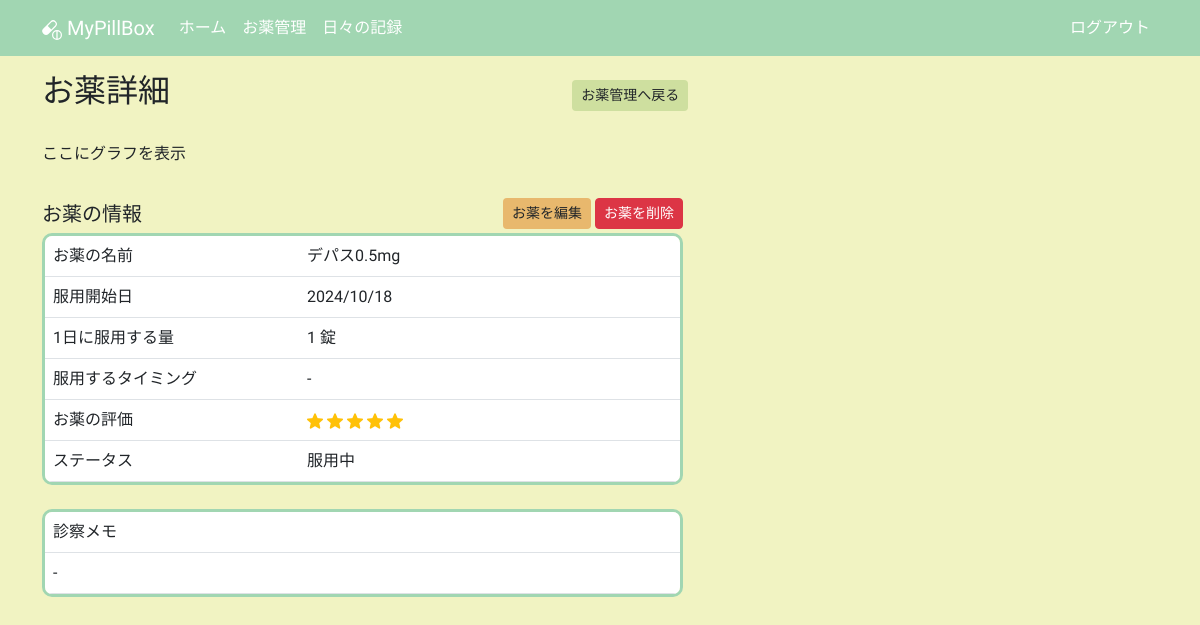
/medicine_detail/1 (signed in), run on an earlier commit of the app's database.
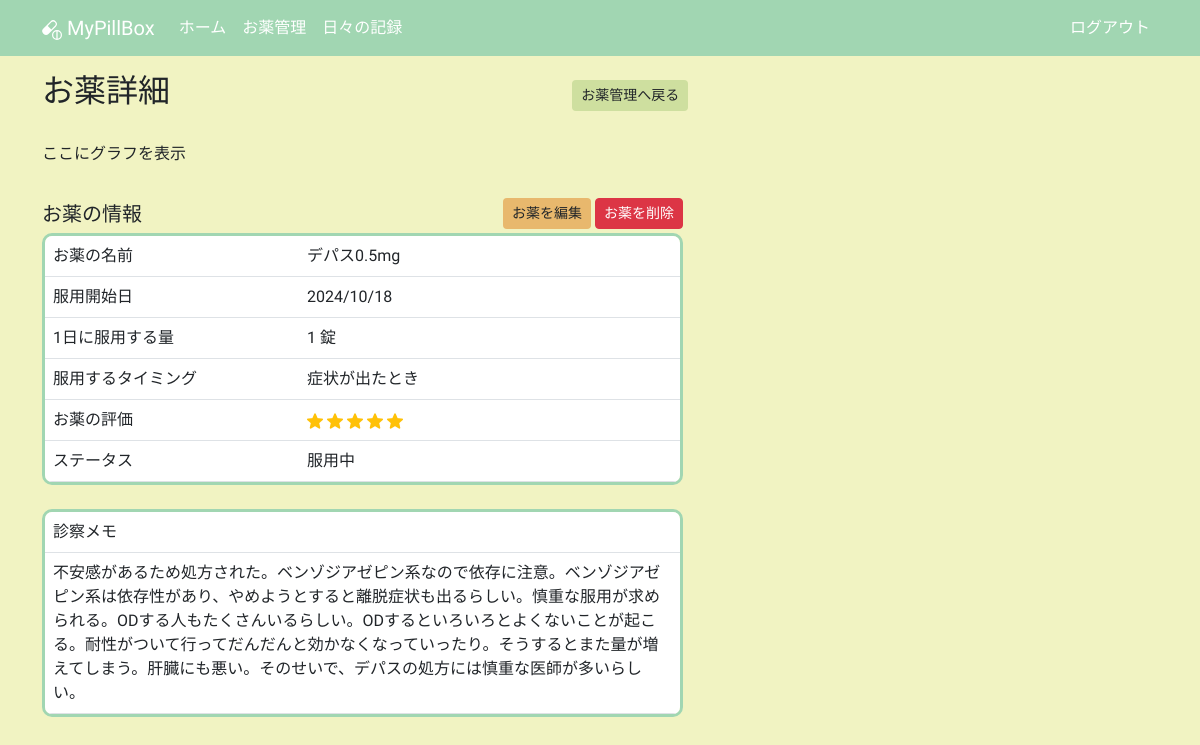
And on a later commit of the database.
### app/models.py (models this page shows, shortened)
class Medicine(db.Model):
    __tablename__ = "medicines"
    id: so.Mapped[int] = so.mapped_column(primary_key=True)
    name: so.Mapped[str] = so.mapped_column(sa.String(100))
    taking_start_date: so.Mapped[datetime.date] = so.mapped_column(sa.Date)
    dose_per_day: so.Mapped[Optional[float]]
    taking_timing: so.Mapped[Optional[str]] = so.mapped_column(sa.String(100))
    memo: so.Mapped[Optional[str]] = so.mapped_column(sa.Text)
    rating: so.Mapped[Optional[int]] = so.mapped_column(default=0)
    is_active: so.Mapped[bool] = so.mapped_column(sa.Boolean)
    taking_unit: so.Mapped[TakingUnit] = so.mapped_column(sa.Enum(TakingUnit))
    user_id: so.Mapped[int] = so.mapped_column(sa.ForeignKey(User.id))
    user: so.Mapped[User] = so.relationship(back_populates="medicines")

### app/routes.py (the view)
@app.route("/medicine_detail/<int:medicine_id>")
@login_required
def medicine_detail(medicine_id):
    title = "お薬詳細"
    medicine = db.session.get(Medicine, medicine_id)
    if medicine is None or medicine.user_id != current_user.id:
        abort(404)
    return render_template("medicine_detail.html", medicine=medicine, title=title)

### app/models.py (called while the page is built)
@login.user_loader
def load_user(id):
    return db.session.get(User, int(id))

### app/templates/medicine_detail.html (shortened to what this page needs)
{% extends "base.html" %}
{% block content %}
  <div class="col-12 col-lg-7 mb-3">
    <div class="mb-4 d-flex justify-content-between align-items-center">
      <h2>お薬詳細</h2>
      <a href="{{ url_for('medicines') }}" class="btn btn-sm btn-back">お薬管理へ戻る</a>
    </div>
  </div>
  <div class="row">
    <div class="col-12 col-lg-7 mb-3">
      <p>ここにグラフを表示</p>
    </div>
  </div>
  <div class="row">
    <div class="col-12 col-lg-7 mb-2">
      <div class="mb-1 d-flex justify-content-between align-items-center">
        <h5 class="mb-0">お薬の情報</h5>
        <div>
          <a href="{{ url_for('edit_medicine', medicine_id=medicine.id) }}"
             class="btn btn-custom btn-sm">お薬を編集</a>
          <button type="button"
                  class="btn btn-danger btn-sm"
                  data-bs-toggle="modal"
                  data-bs-target="#deletingModal">お薬を削除</button>
        </div>
      </div>
      <table class="table table-hover">
        <tr>
          <td style="width: 40%;">お薬の名前</td>
          <td style="width: 60%;">{{ medicine.name }}</td>
        </tr>
        <tr>
          <td style="width: 40%;">服用開始日</td>
          <td style="width: 60%;">{{ medicine.taking_start_date.strftime("%Y/%m/%d") }}</td>
        </tr>
        <tr>
          <td style="width: 40%;">1日に服用する量</td>
          <td style="width: 60%;">
            {% if not medicine.dose_per_day %}
              -
            {% elif (medicine.dose_per_day|string).split(".")[1] == "0" %}
              {{ medicine.dose_per_day|int }}
            {% else %}
              {{ medicine.dose_per_day }}
            {% endif %}
            {{ medicine.taking_unit.value }}
          </td>
        </tr>
        <tr>
          <td style="width: 40%;" class="sp-br-container">
            <span>服用する</span>
            <br>
            <span>タイミング</span>
          </td>
          <td style="width: 60%;">{{ medicine.taking_timing or "-" }}</td>
        </tr>
        <tr>
          <td style="width: 40%;">お薬の評価</td>
          <td style="width: 60%;">
            {% for i in range(0, medicine.rating) %}
              <img src="{{ url_for('static', filename='images/star_on.png') }}"
                   class="star-display rating-checked"
                   alt="star">
            {% endfor %}
          </td>
        </tr>
        <tr>
          <td style="width: 40%;">ステータス</td>
          <td style="width: 60%;">
            {% if medicine.is_active == True %}
              服用中
            {% else %}
              服用していない
            {% endif %}
          </td>
        </tr>
      </table>
    </div>
  </div>
  <div class="row">
    <div class="col-12 col-lg-7 mb-3">
      <table class="table table-hover">
        <tr>
          <td>診察メモ</td>
        </tr>
        <tr>
          <td>{{ medicine.memo or "-" }}</td>
        </tr>
      </table>
    </div>
  </div>
{% endblock content %}

What changed in the data, as far as the page shows it:
changed Medicine "デパス0.5mg": taking_timing "-" → "症状が出たとき"; memo "-" → "不安感があるため処方された。ベンゾジアゼピン系なので依存に注意。ベンゾジアゼピン系は依存性があり、やめようとすると離脱症状も出るらしい。慎重な服用が求められる。ODする人もたくさんいるらしい。ODするといろいろとよくないことが起こる。耐性がついて行ってだんだんと効かなくなっていったり。そうするとまた量が増えてしまう。肝臓にも悪い。そのせいで、デパスの処方には慎重な医師が多いらしい。"
